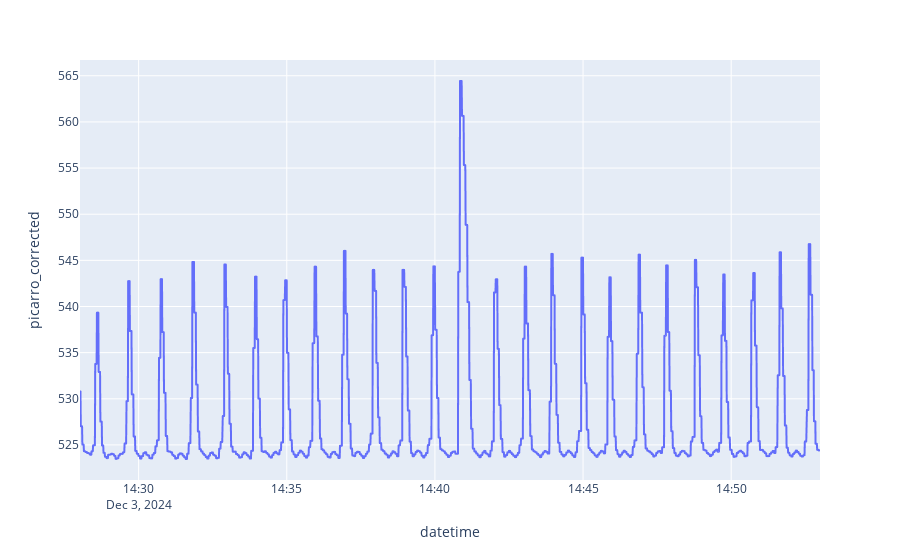
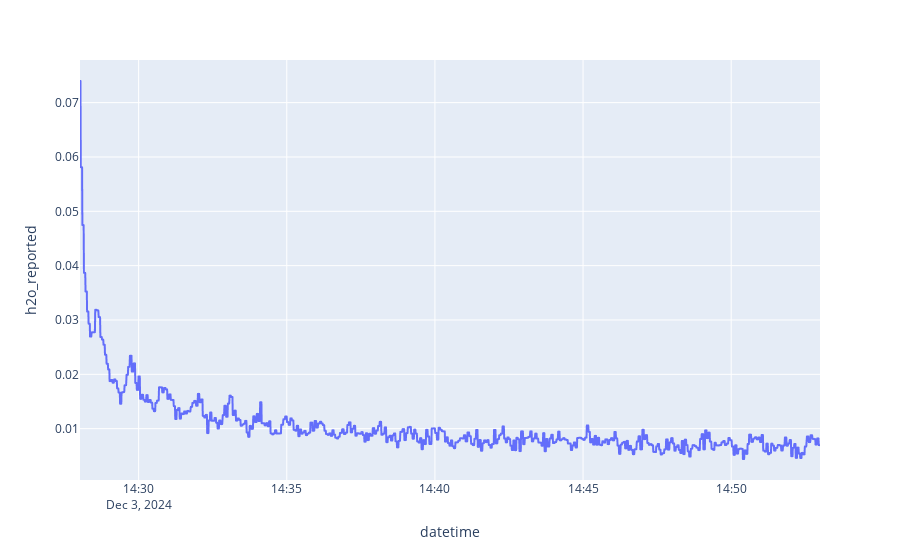

Notebook cell for these charts, in order:
### Code cell
# 81 14:28 - 14:53

start_date = datetime(2024, 12, 3, 14, 28,0).replace(tzinfo=timezone.utc)
end_date = datetime(2024, 12, 3, 14, 53, 0).replace(tzinfo=timezone.utc)

process_calibration_time(df_p_dwd, start_date, end_date)

### Figure 1 — Plotly figure (JSON) as saved in the notebook; plotly's stock layout.template omitted (floating-point values rounded to 4 significant figures; data arrays with more than 128 entries replaced by an {"elided": "..."} marker saying what was removed)
{"data": [{"hovertemplate": "datetime=%{x}<br>picarro_corrected=%{y}<extra></extra>", "legendgroup": "", "line": {"color": "#636efa", "dash": "solid"}, "marker": {"symbol": "circle"}, "mode": "lines", "name": "", "showlegend": false, "type": "scattergl", "x": {"elided": "1364 str values"}, "xaxis": "x", "y": {"elided": "1364 float values"}, "yaxis": "y"}], "layout": {"legend": {"tracegroupgap": 0}, "margin": {"t": 60}, "xaxis": {"anchor": "y", "domain": [0, 1], "title": {"text": "datetime"}}, "yaxis": {"anchor": "x", "domain": [0, 1], "title": {"text": "picarro_corrected"}}}}

### Figure 2 — Plotly figure (JSON) as saved in the notebook; plotly's stock layout.template omitted (floating-point values rounded to 4 significant figures; data arrays with more than 128 entries replaced by an {"elided": "..."} marker saying what was removed)
{"data": [{"hovertemplate": "datetime=%{x}<br>h2o_reported=%{y}<extra></extra>", "legendgroup": "", "line": {"color": "#636efa", "dash": "solid"}, "marker": {"symbol": "circle"}, "mode": "lines", "name": "", "showlegend": false, "type": "scattergl", "x": {"elided": "1364 str values"}, "xaxis": "x", "y": {"elided": "1364 float values"}, "yaxis": "y"}], "layout": {"legend": {"tracegroupgap": 0}, "margin": {"t": 60}, "xaxis": {"anchor": "y", "domain": [0, 1], "title": {"text": "datetime"}}, "yaxis": {"anchor": "x", "domain": [0, 1], "title": {"text": "h2o_reported"}}}}
